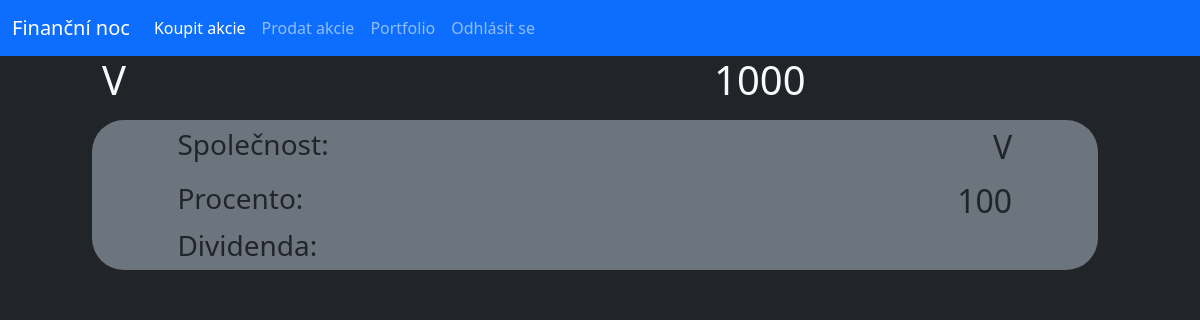
Page /user (signed in) on the earlier database version.
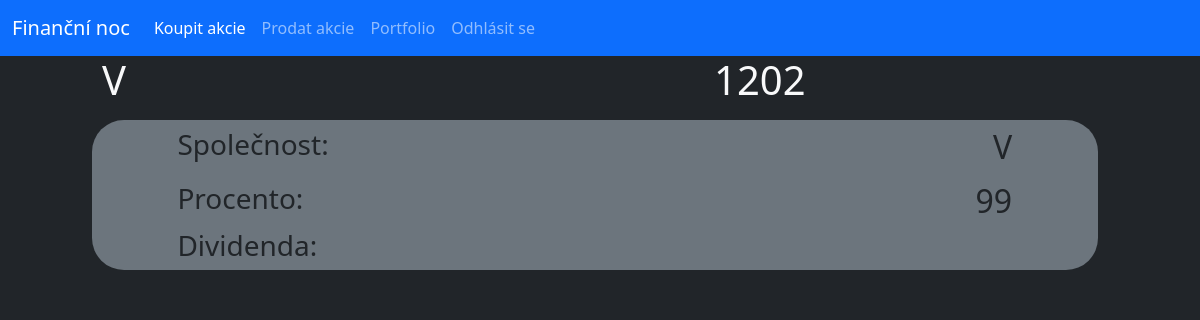
Same page on the later database version.
### database.py (models this page shows, shortened)
class User(db.Model):
    _id = db.Column("id", db.Integer, primary_key=True)
    name = db.Column(db.String(40))
    money = db.Column(db.Integer)
    password = db.Column(db.String(70))

class Stock(db.Model):
    _id = db.Column("id", db.Integer, primary_key=True)
    owner = db.Column(db.String(40))
    name = db.Column(db.String(40))
    percentage = db.Column(db.Integer)
    isSelling = db.Column(db.Boolean)

### router.py (the view)
@app.route("/user")
def user():
    if "user" in session:
        usr = session["user"]
        user = User.query.filter_by(name=usr).first()
        stocks = Stock.query.filter_by(owner=usr).all()
        return render_template("user.html", usr=user, logged=True, stocks=stocks)
    else:
        return redirect(url_for("home"))

### templates/user.html
{% extends "main.html" %}
{% block content %}
    <div class="row">
        <div class="col offset-1"><h1 class="text-light">{{usr.name}}</h1></div>
        <div class="col offset-1"><h1 class="text-light">{{usr.money}}</h1></div>
    </div>
    {% for stock in stocks%}
    <div class="row py-2">
        <div class="col-offset-1 col-11">
            <div class="conteiner offset-1 bg-secondary rounded-5">
                <div class="row py-2">
                    <div class="col-4 offset-1"><h3>Společnost:</h3></div>
                    <div class="col-6"><h2 class="text-end">{{stock.name}}</h2></div>
                </div>
                <div class="row">
                    <div class="col-4 offset-1"><h3>Procento:</h3></div>
                    <div class="col-6"><h2 class="text-end">{{stock.percentage}}</h2></div>
                </div>
                <div class="row">
                    <div class="col-4 offset-1"><h3>Dividenda:</h3></div>
                    <div class="col-6"><h2 class="text-end">{{stock.dividend}}</h2></div>
                </div>
            </div>
        </div>
    </div>
    {% endfor %}
{% endblock%}

Differences in the rows shown:
changed User: money "1000" → "1202"
changed Stock: percentage "100" → "99"
